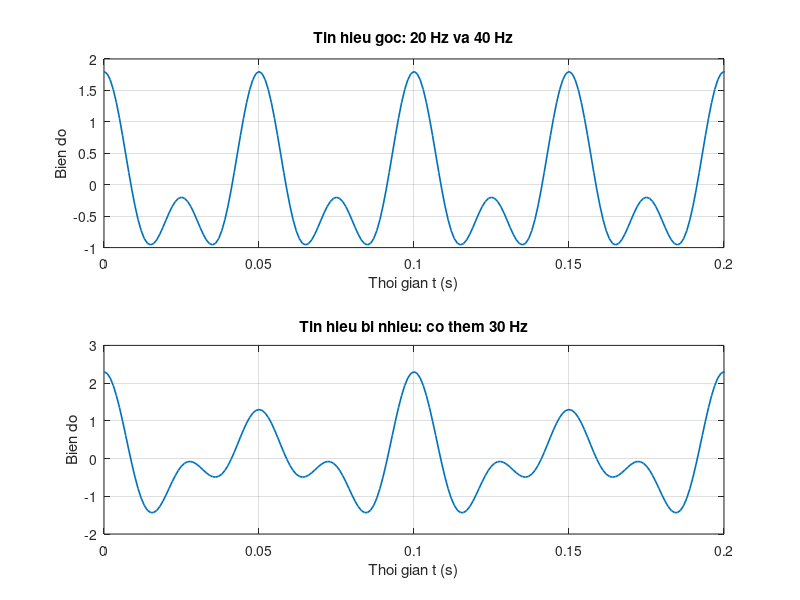
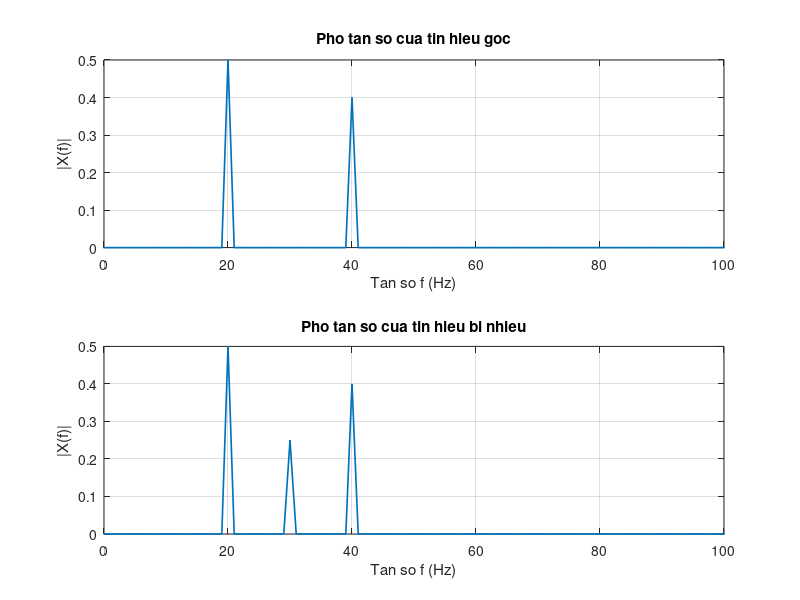

Write MATLAB code to recreate these figures, in order.
clc; clear; close all;

% Cau hinh thong so lay mau
Fs = 1000;              % Tan so lay mau
Ts = 1 / Fs;            % Chu ky lay mau
T = 1;                  % Tong thoi gian lay mau
t = 0:Ts:T-Ts;          % Truc thoi gian

% Tin hieu goc gom 2 tan so 20 Hz va 40 Hz
x = cos(2*pi*20*t) + 0.8*cos(2*pi*40*t);

% Nhieu sin o tan so 30 Hz
nhieu = 0.5*cos(2*pi*30*t);

% Tin hieu sau khi bi nhieu
x_noise = x + nhieu;

% Ve tin hieu trong mien thoi gian
figure;

subplot(2,1,1);
plot(t, x, 'LineWidth', 1.2);
grid on;
xlabel('Thoi gian t (s)');
ylabel('Bien do');
title('Tin hieu goc: 20 Hz va 40 Hz');
xlim([0 0.2]);

subplot(2,1,2);
plot(t, x_noise, 'LineWidth', 1.2);
grid on;
xlabel('Thoi gian t (s)');
ylabel('Bien do');
title('Tin hieu bi nhieu: co them 30 Hz');
xlim([0 0.2]);

% Bien doi Fourier cho tin hieu goc
N = length(x);
X = fft(x);
X_shift = fftshift(X);

% Bien doi Fourier cho tin hieu bi nhieu
Xn = fft(x_noise);
Xn_shift = fftshift(Xn);

% Tao truc tan so
f = (-N/2:N/2-1) * (Fs/N);

% Chuan hoa bien do pho
bien_do_goc = abs(X_shift) / N;
bien_do_nhieu = abs(Xn_shift) / N;

% Ve pho tan so
figure;

subplot(2,1,1);
plot(f, bien_do_goc, 'LineWidth', 1.2);
grid on;
xlabel('Tan so f (Hz)');
ylabel('|X(f)|');
title('Pho tan so cua tin hieu goc');
xlim([0 100]);

subplot(2,1,2);
plot(f, bien_do_nhieu, 'LineWidth', 1.2);
grid on;
xlabel('Tan so f (Hz)');
ylabel('|X(f)|');
title('Pho tan so cua tin hieu bi nhieu');
xlim([0 100]);
